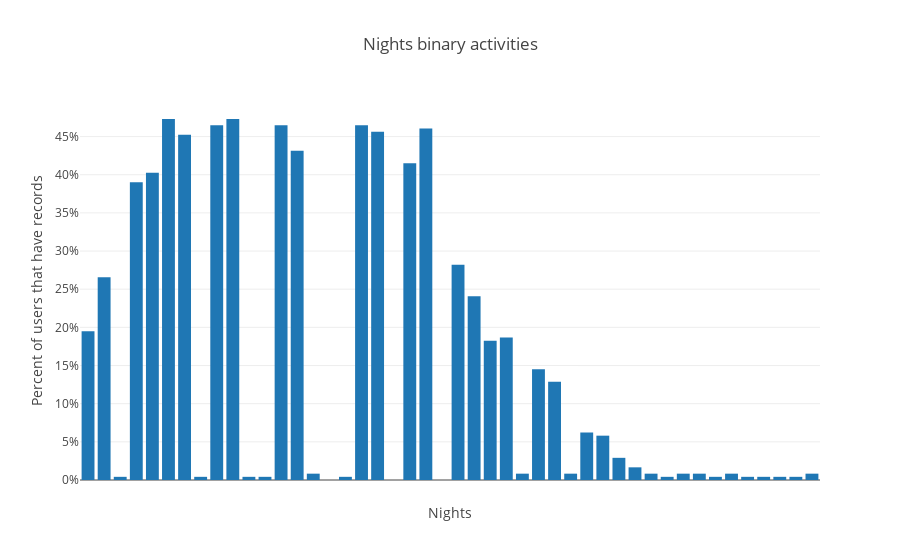

The notebook cell this image was saved under:
### Code cell
nb_users = len(user_night_activities)
trace_night_activities = [go.Bar(
            y=[100*(sum([int(sum(vector) >= 1) for user, vector in user_dict.items()])/nb_users) for night, user_dict in sorted(night_user_activities.items())],
            x=[f'N {n}' for n in sorted(night_user_activities.keys())]
    )]

layout_night_actitivies = go.Layout(title='Nights binary activities', 
                                    xaxis=dict(title='Nights', showticklabels=False), 
                                    yaxis=dict(title='Percent of users that have records',
                                              ticksuffix='%'))

fig = go.Figure(data=trace_night_activities, layout=layout_night_actitivies)
iplot(fig, filename='grouped-bar')

### Figure 1 — Plotly figure (JSON) as saved in the notebook; plotly's stock layout.template omitted (floating-point values rounded to 4 significant figures)
{"data": [{"type": "bar", "uid": "89853362-2b21-4e9b-8889-1639605dbf62", "x": ["N 20140919", "N 20140920", "N 20140921", "N 20140926", "N 20140927", "N 20141003", "N 20141004", "N 20141005", "N 20141010", "N 20141011", "N 20141012", "N 20141013", "N 20141017", "N 20141018", "N 20141019", "N 20141020", "N 20141023", "N 20141024", "N 20141025", "N 20141026", "N 20141031", "N 20141101", "N 20141102", "N 20141107", "N 20141108", "N 20141114", "N 20141115", "N 20141116", "N 20141121", "N 20141122", "N 20141123", "N 20141128", "N 20141129", "N 20141205", "N 20141206", "N 20141212", "N 20141213", "N 20141219", "N 20141226", "N 20141227", "N 20150102", "N 20150103", "N 20150109", "N 20150110", "N 20150116", "N 20150117"], "y": [19.5, 26.56, 0.4149, 39.0, 40.25, 47.3, 45.23, 0.4149, 46.47, 47.3, 0.4149, 0.4149, 46.47, 43.15, 0.8299, 0, 0.4149, 46.47, 45.64, 0, 41.49, 46.06, 0, 28.22, 24.07, 18.26, 18.67, 0.8299, 14.52, 12.86, 0.8299, 6.224, 5.809, 2.905, 1.66, 0.8299, 0.4149, 0.8299, 0.8299, 0.4149, 0.8299, 0.4149, 0.4149, 0.4149, 0.4149, 0.8299]}], "layout": {"title": {"text": "Nights binary activities"}, "xaxis": {"showticklabels": false, "title": {"text": "Nights"}}, "yaxis": {"ticksuffix": "%", "title": {"text": "Percent of users that have records"}}}}
